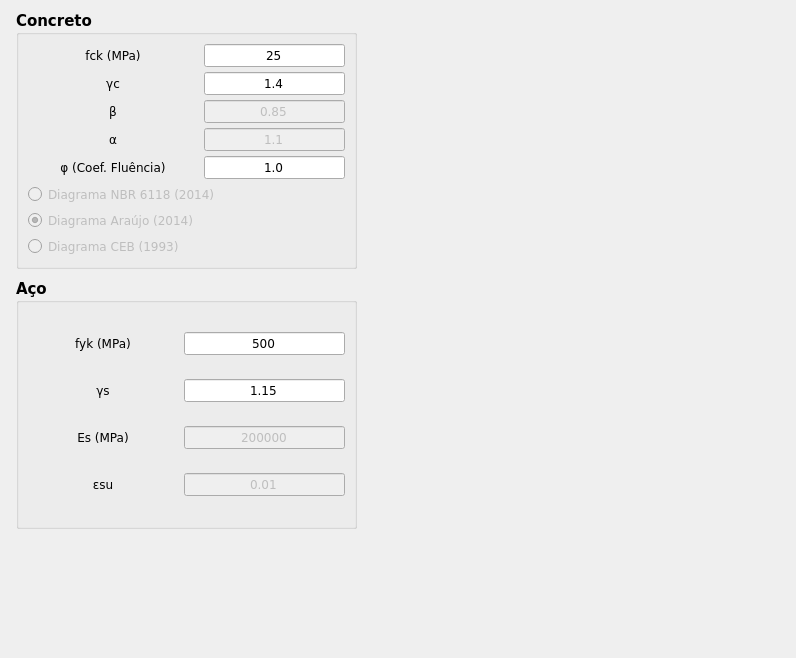
    <widget class="QWidget" name="tab_mat">
     <attribute name="title">
      <string>Materiais</string>
     </attribute>
     <widget class="QWidget" name="layoutWidget">
      <property name="geometry">
       <rect>
        <x>11</x>
        <y>11</y>
        <width>776</width>
        <height>638</height>
       </rect>
      </property>
      <layout class="QGridLayout" name="gridLayout_7">
       <property name="leftMargin">
        <number>5</number>
       </property>
       <property name="bottomMargin">
        <number>120</number>
       </property>
       <property name="horizontalSpacing">
        <number>50</number>
       </property>
       <property name="verticalSpacing">
        <number>10</number>
       </property>
       <item row="0" column="1">
        <widget class="QLabel" name="labelImgConc">
         <property name="minimumSize">
          <size>
           <width>380</width>
           <height>200</height>
          </size>
         </property>
         <property name="frameShape">
          <enum>QFrame::NoFrame</enum>
         </property>
         <property name="text">
          <string/>
         </property>
         <property name="pixmap">
          <pixmap>conc1.png</pixmap>
         </property>
         <property name="scaledContents">
          <bool>true</bool>
         </property>
        </widget>
       </item>
       <item row="1" column="1">
        <widget class="QLabel" name="labelImgAco">
         <property name="minimumSize">
          <size>
           <width>380</width>
           <height>200</height>
          </size>
         </property>
         <property name="text">
          <string/>
         </property>
         <property name="pixmap">
          <pixmap>aco.png</pixmap>
         </property>
         <property name="scaledContents">
          <bool>true</bool>
         </property>
        </widget>
       </item>
       <item row="1" column="0">
        <widget class="QGroupBox" name="groupAco">
         <property name="font">
          <font>
           <family>Verdana</family>
           <pointsize>11</pointsize>
           <weight>75</weight>
           <italic>false</italic>
           <bold>true</bold>
           <underline>false</underline>
           <strikeout>false</strikeout>
           <kerning>true</kerning>
          </font>
         </property>
         <property name="title">
          <string>Aço</string>
         </property>
         <layout class="QGridLayout" name="gridLayout_3">
          <property name="verticalSpacing">
           <number>4</number>
          </property>
          <item row="2" column="0">
           <widget class="QLabel" name="labelModuloE">
            <property name="font">
             <font>
              <family>Verdana</family>
              <pointsize>9</pointsize>
              <weight>50</weight>
              <italic>false</italic>
              <bold>false</bold>
              <underline>false</underline>
              <strikeout>false</strikeout>
              <kerning>true</kerning>
             </font>
            </property>
            <property name="text">
             <string>Es (MPa)</string>
            </property>
            <property name="alignment">
             <set>Qt::AlignCenter</set>
            </property>
           </widget>
          </item>
          <item row="1" column="0">
           <widget class="QLabel" name="labelGammaS">
            <property name="font">
             <font>
              <family>Verdana</family>
              <pointsize>9</pointsize>
              <weight>50</weight>
              <italic>false</italic>
              <bold>false</bold>
              <underline>false</underline>
              <strikeout>false</strikeout>
              <kerning>true</kerning>
             </font>
            </property>
            <property name="text">
             <string>γs</string>
            </property>
            <property name="alignment">
             <set>Qt::AlignCenter</set>
            </property>
           </widget>
          </item>
          <item row="2" column="1">
           <widget class="QLineEdit" name="lineModuloE">
            <property name="enabled">
             <bool>false</bool>
            </property>
            <property name="minimumSize">
             <size>
              <width>60</width>
              <height>0</height>
             </size>
            </property>
            <property name="font">
             <font>
              <family>Verdana</family>
              <pointsize>9</pointsize>
              <weight>50</weight>
              <italic>false</italic>
              <bold>false</bold>
              <underline>false</underline>
              <strikeout>false</strikeout>
              <kerning>true</kerning>
             </font>
            </property>
            <property name="text">
             <string>200000</string>
            </property>
            <property name="alignment">
             <set>Qt::AlignCenter</set>
            </property>
            <property name="placeholderText">
             <string/>
            </property>
           </widget>
          </item>
          <item row="0" column="1">
           <widget class="QLineEdit" name="linefyk">
            <property name="enabled">
             <bool>true</bool>
            </property>
            <property name="font">
             <font>
              <family>Verdana</family>
              <pointsize>9</pointsize>
              <weight>50</weight>
              <italic>false</italic>
              <bold>false</bold>
              <underline>false</underline>
              <strikeout>false</strikeout>
              <kerning>true</kerning>
             </font>
            </property>
            <property name="text">
             <string>500</string>
            </property>
            <property name="alignment">
             <set>Qt::AlignCenter</set>
            </property>
            <property name="placeholderText">
             <string/>
            </property>
           </widget>
          </item>
          <item row="0" column="0">
           <widget class="QLabel" name="labelfyk">
            <property name="minimumSize">
             <size>
              <width>150</width>
              <height>0</height>
             </size>
            </property>
            <property name="font">
             <font>
              <family>Verdana</family>
              <pointsize>9</pointsize>
              <weight>50</weight>
              <italic>false</italic>
              <bold>false</bold>
              <underline>false</underline>
              <strikeout>false</strikeout>
              <kerning>true</kerning>
             </font>
            </property>
            <property name="text">
             <string>fyk (MPa)</string>
            </property>
            <property name="alignment">
             <set>Qt::AlignCenter</set>
            </property>
           </widget>
          </item>
          <item row="1" column="1">
           <widget class="QLineEdit" name="lineGammaS">
            <property name="enabled">
             <bool>true</bool>
            </property>
            <property name="font">
             <font>
              <family>Verdana</family>
              <pointsize>9</pointsize>
              <weight>50</weight>
              <italic>false</italic>
              <bold>false</bold>
              <underline>false</underline>
              <strikeout>false</strikeout>
              <kerning>true</kerning>
             </font>
            </property>
            <property name="text">
             <string>1.15</string>
            </property>
            <property name="alignment">
             <set>Qt::AlignCenter</set>
            </property>
            <property name="placeholderText">
             <string/>
            </property>
           </widget>
          </item>
          <item row="3" column="0">
           <widget class="QLabel" name="labelesu">
            <property name="font">
             <font>
              <family>Verdana</family>
              <pointsize>9</pointsize>
              <weight>50</weight>
              <italic>false</italic>
              <bold>false</bold>
              <underline>false</underline>
              <strikeout>false</strikeout>
              <kerning>true</kerning>
             </font>
            </property>
            <property name="text">
             <string>εsu</string>
            </property>
            <property name="alignment">
             <set>Qt::AlignCenter</set>
            </property>
           </widget>
          </item>
          <item row="3" column="1">
           <widget class="QLineEdit" name="lineesu">
            <property name="enabled">
             <bool>false</bool>
            </property>
            <property name="font">
             <font>
              <family>Verdana</family>
              <pointsize>9</pointsize>
              <weight>50</weight>
              <italic>false</italic>
              <bold>false</bold>
              <underline>false</underline>
              <strikeout>false</strikeout>
              <kerning>true</kerning>
             </font>
            </property>
            <property name="text">
             <string>0.01</string>
            </property>
            <property name="alignment">
             <set>Qt::AlignCenter</set>
            </property>
            <property name="placeholderText">
             <string/>
            </property>
           </widget>
          </item>
         </layout>
        </widget>
       </item>
       <item row="0" column="0">
        <widget class="QGroupBox" name="groupConc">
         <property name="font">
          <font>
           <family>Verdana</family>
           <pointsize>11</pointsize>
           <weight>75</weight>
           <italic>false</italic>
           <bold>true</bold>
           <underline>false</underline>
           <strikeout>false</strikeout>
           <kerning>true</kerning>
          </font>
         </property>
         <property name="title">
          <string>Concreto</string>
         </property>
         <layout class="QGridLayout" name="gridLayout_2">
          <property name="verticalSpacing">
           <number>5</number>
          </property>
          <item row="1" column="0">
           <widget class="QLabel" name="labelGammaC">
            <property name="font">
             <font>
              <family>Verdana</family>
              <pointsize>9</pointsize>
              <weight>50</weight>
              <italic>false</italic>
              <bold>false</bold>
              <underline>false</underline>
              <strikeout>false</strikeout>
              <kerning>true</kerning>
             </font>
            </property>
            <property name="text">
             <string>γc</string>
            </property>
            <property name="alignment">
             <set>Qt::AlignCenter</set>
            </property>
           </widget>
          </item>
          <item row="1" column="1">
           <widget class="QLineEdit" name="lineGammaC">
            <property name="enabled">
             <bool>true</bool>
            </property>
            <property name="font">
             <font>
              <family>Verdana</family>
              <pointsize>9</pointsize>
              <weight>50</weight>
              <italic>false</italic>
              <bold>false</bold>
              <underline>false</underline>
              <strikeout>false</strikeout>
              <kerning>true</kerning>
             </font>
            </property>
            <property name="text">
             <string>1.4</string>
            </property>
            <property name="alignment">
             <set>Qt::AlignCenter</set>
            </property>
            <property name="placeholderText">
             <string/>
            </property>
           </widget>
          </item>
          <item row="3" column="0">
           <widget class="QLabel" name="labelAlfa">
            <property name="font">
             <font>
              <family>Verdana</family>
              <pointsize>9</pointsize>
              <weight>50</weight>
              <italic>false</italic>
              <bold>false</bold>
              <underline>false</underline>
              <strikeout>false</strikeout>
              <kerning>true</kerning>
             </font>
            </property>
            <property name="text">
             <string>α</string>
            </property>
            <property name="alignment">
             <set>Qt::AlignCenter</set>
            </property>
           </widget>
          </item>
          <item row="2" column="1">
           <widget class="QLineEdit" name="lineBeta">
            <property name="enabled">
             <bool>false</bool>
            </property>
            <property name="font">
             <font>
              <family>Verdana</family>
              <pointsize>9</pointsize>
              <weight>50</weight>
              <italic>false</italic>
              <bold>false</bold>
              <underline>false</underline>
              <strikeout>false</strikeout>
              <kerning>true</kerning>
             </font>
            </property>
            <property name="text">
             <string>0.85</string>
            </property>
            <property name="alignment">
             <set>Qt::AlignCenter</set>
            </property>
            <property name="placeholderText">
             <string/>
            </property>
           </widget>
          </item>
          <item row="3" column="1">
           <widget class="QLineEdit" name="lineAlfa">
            <property name="enabled">
             <bool>false</bool>
            </property>
            <property name="font">
             <font>
              <family>Verdana</family>
              <pointsize>9</pointsize>
              <weight>50</weight>
              <italic>false</italic>
              <bold>false</bold>
              <underline>false</underline>
              <strikeout>false</strikeout>
              <kerning>true</kerning>
             </font>
            </property>
            <property name="text">
             <string>1.1</string>
            </property>
            <property name="alignment">
             <set>Qt::AlignCenter</set>
            </property>
            <property name="placeholderText">
             <string/>
            </property>
           </widget>
          </item>
          <item row="2" column="0">
           <widget class="QLabel" name="labelBeta">
            <property name="font">
             <font>
              <family>Verdana</family>
              <pointsize>9</pointsize>
              <weight>50</weight>
              <italic>false</italic>
              <bold>false</bold>
              <underline>false</underline>
              <strikeout>false</strikeout>
              <kerning>true</kerning>
             </font>
            </property>
            <property name="text">
             <string>β</string>
            </property>
            <property name="alignment">
             <set>Qt::AlignCenter</set>
            </property>
           </widget>
          </item>
          <item row="0" column="0">
           <widget class="QLabel" name="labelfck">
            <property name="minimumSize">
             <size>
              <width>150</width>
              <height>0</height>
             </size>
            </property>
            <property name="font">
             <font>
              <family>Verdana</family>
              <pointsize>9</pointsize>
              <weight>50</weight>
              <italic>false</italic>
              <bold>false</bold>
              <underline>false</underline>
              <strikeout>false</strikeout>
              <kerning>true</kerning>
             </font>
            </property>
            <property name="text">
             <string>fck (MPa)</string>
            </property>
            <property name="alignment">
             <set>Qt::AlignCenter</set>
            </property>
           </widget>
          </item>
          <item row="0" column="1">
           <widget class="QLineEdit" name="linefck">
            <property name="enabled">
             <bool>true</bool>
            </property>
            <property name="font">
             <font>
              <family>Verdana</family>
              <pointsize>9</pointsize>
              <weight>50</weight>
              <italic>false</italic>
              <bold>false</bold>
              <underline>false</underline>
              <strikeout>false</strikeout>
              <kerning>true</kerning>
             </font>
            </property>
            <property name="text">
             <string>25</string>
            </property>
            <property name="alignment">
             <set>Qt::AlignCenter</set>
            </property>
            <property name="placeholderText">
             <string/>
            </property>
           </widget>
          </item>
          <item row="4" column="1">
           <widget class="QLineEdit" name="lineflu">
            <property name="enabled">
             <bool>true</bool>
            </property>
            <property name="minimumSize">
             <size>
              <width>60</width>
              <height>0</height>
             </size>
            </property>
            <property name="font">
             <font>
              <family>Verdana</family>
              <pointsize>9</pointsize>
              <weight>50</weight>
              <italic>false</italic>
              <bold>false</bold>
              <underline>false</underline>
              <strikeout>false</strikeout>
              <kerning>true</kerning>
             </font>
            </property>
            <property name="text">
             <string>1.0</string>
            </property>
            <property name="alignment">
             <set>Qt::AlignCenter</set>
            </property>
            <property name="placeholderText">
             <string/>
            </property>
           </widget>
          </item>
          <item row="4" column="0">
           <widget class="QLabel" name="labelflu">
            <property name="font">
             <font>
              <family>Verdana</family>
              <pointsize>9</pointsize>
              <weight>50</weight>
              <italic>false</italic>
              <bold>false</bold>
              <underline>false</underline>
              <strikeout>false</strikeout>
              <kerning>true</kerning>
             </font>
            </property>
            <property name="text">
             <string>φ (Coef. Fluência)</string>
            </property>
            <property name="alignment">
             <set>Qt::AlignCenter</set>
            </property>
           </widget>
          </item>
          <item row="5" column="0" colspan="2">
           <widget class="QRadioButton" name="radioButton6118">
            <property name="enabled">
             <bool>false</bool>
            </property>
            <property name="font">
             <font>
              <family>Verdana</family>
              <pointsize>9</pointsize>
              <weight>50</weight>
              <italic>false</italic>
              <bold>false</bold>
              <underline>false</underline>
              <strikeout>false</strikeout>
              <kerning>true</kerning>
             </font>
            </property>
            <property name="text">
             <string>Diagrama NBR 6118 (2014)</string>
            </property>
           </widget>
          </item>
          <item row="6" column="0">
           <widget class="QRadioButton" name="radioButtonAraujo">
            <property name="enabled">
             <bool>false</bool>
            </property>
            <property name="font">
             <font>
              <family>Verdana</family>
              <pointsize>9</pointsize>
              <weight>50</weight>
              <italic>false</italic>
              <bold>false</bold>
              <underline>false</underline>
              <strikeout>false</strikeout>
              <kerning>true</kerning>
             </font>
            </property>
            <property name="text">
             <string>Diagrama Araújo (2014)</string>
            </property>
            <property name="checked">
             <bool>true</bool>
            </property>
           </widget>
          </item>
          <item row="7" column="0">
           <widget class="QRadioButton" name="radioButtonCEB">
            <property name="enabled">
             <bool>false</bool>
            </property>
            <property name="font">
             <font>
              <family>Verdana</family>
              <pointsize>9</pointsize>
              <weight>50</weight>
              <italic>false</italic>
              <bold>false</bold>
              <underline>false</underline>
              <strikeout>false</strikeout>
              <kerning>true</kerning>
             </font>
            </property>
            <property name="text">
             <string>Diagrama CEB (1993)</string>
            </property>
           </widget>
          </item>
         </layout>
        </widget>
       </item>
      </layout>
     </widget>
    </widget>
